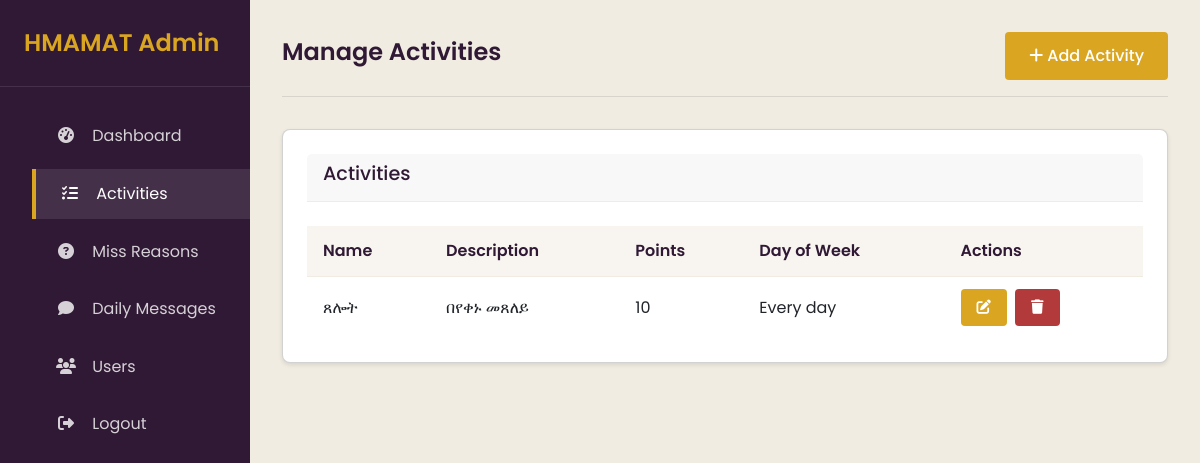
The app's page /admin/manage_activities.php (signed in), older data.
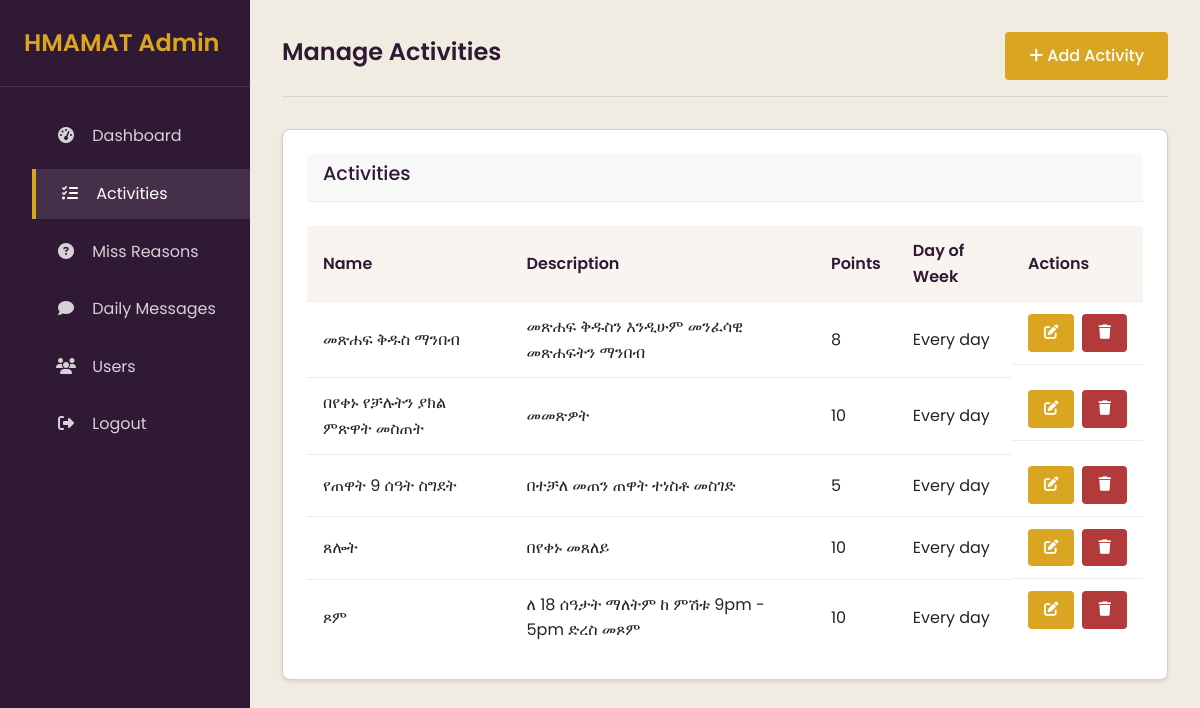
The same page, newer data.
### tables this page shows
CREATE TABLE `activities` (
  `id` int(11) NOT NULL,
  `name` varchar(50) NOT NULL,
  `description` text DEFAULT NULL,
  `default_points` int(11) NOT NULL DEFAULT 5,
  `day_of_week` int(11) DEFAULT NULL CHECK (`day_of_week` between 1 and 7),
  `created_at` datetime DEFAULT current_timestamp()
);

### admin/manage_activities.php (the view, shortened to what the changed rows need)
<?php
require_once '../includes/auth_check.php';
$activity_id = 0;
$name = "";
$description = "";
$default_points = 5;
$day_of_week = null;
$action = isset($_GET['action']) ? $_GET['action'] : '';
$activities = array();
$sql = "SELECT id, name, description, default_points, day_of_week FROM activities ORDER BY day_of_week, name";
$result = $conn->query($sql);
if ($result->num_rows > 0) {
    while ($row = $result->fetch_assoc()) {
        $activities[] = $row;
    }
}
?>
<!DOCTYPE html>
<html lang="en">
<head>
    <link href="https://cdn.jsdelivr.net/npm/bootstrap@5.3.0-alpha1/dist/css/bootstrap.min.css" rel="stylesheet">
    <link rel="stylesheet" href="https://cdnjs.cloudflare.com/ajax/libs/font-awesome/6.1.1/css/all.min.css">
    <link rel="stylesheet" href="css/style.css">
</head>
<body>
    <div class="admin-container">
        <div class="admin-content">
            <div class="admin-header">
                <h1 class="page-title">Manage Activities</h1>
            </div>
            <?php if ($action === 'add' || $action === 'edit'): ?>
            <div class="card">
                <div class="card-header">
                    <h3 class="card-title"><?php echo $action === 'edit' ? 'Edit' : 'Add'; ?> Activity</h3>
                </div>
                <div class="card-body">
                    <form method="post" action="<?php echo htmlspecialchars($_SERVER["PHP_SELF"]); ?>">
                        <?php if ($action === 'edit'): ?>
                        <input type="hidden" name="activity_id" value="<?php echo $activity_id; ?>">
                        <?php endif; ?>
                        <div class="form-group mb-3">
                            <label for="name" class="form-label">Activity Name</label>
                            <input type="text" class="form-control" id="name" name="name" value="<?php echo htmlspecialchars($name); ?>" required>
                        </div>
                        <div class="form-group mb-3">
                            <label for="description" class="form-label">Description (Optional)</label>
                            <textarea class="form-control" id="description" name="description" rows="3"><?php echo htmlspecialchars($description); ?></textarea>
                        </div>
                        <div class="form-row">
                            <div class="form-col">
                                <label for="default_points" class="form-label">Default Points</label>
                                <input type="number" class="form-control" id="default_points" name="default_points" value="<?php echo $default_points; ?>" min="1" required>
                            </div>
                            <div class="form-col">
                                <label for="day_of_week" class="form-label">Day of Week (Optional)</label>
                                <select class="form-control" id="day_of_week" name="day_of_week">
                                    <option value="">Available every day</option>
                                    <option value="1" <?php echo $day_of_week === 1 ? 'selected' : ''; ?>>Monday</option>
                                    <option value="2" <?php echo $day_of_week === 2 ? 'selected' : ''; ?>>Tuesday</option>
                                    <option value="3" <?php echo $day_of_week === 3 ? 'selected' : ''; ?>>Wednesday</option>
                                    <option value="4" <?php echo $day_of_week === 4 ? 'selected' : ''; ?>>Thursday</option>
                                    <option value="5" <?php echo $day_of_week === 5 ? 'selected' : ''; ?>>Friday</option>
                                    <option value="6" <?php echo $day_of_week === 6 ? 'selected' : ''; ?>>Saturday</option>
                                    <option value="7" <?php echo $day_of_week === 7 ? 'selected' : ''; ?>>Sunday</option>
                                </select>
                            </div>
                        </div>
                        <div class="mt-4">
                            <button type="submit" class="btn btn-primary"><?php echo $action === 'edit' ? 'Update' : 'Create'; ?> Activity</button>
                            <a href="manage_activities.php" class="btn btn-secondary">Cancel</a>
                        </div>
                    </form>
                </div>
            </div>
            <?php else: ?>
            <div class="card">
                <div class="table-container">
                    <?php if (empty($activities)): ?>
                    <p class="p-3 text-center">No activities found. Click "Add Activity" to create one.</p>
                    <?php else: ?>
                    <table class="admin-table">
                        <thead>
                            <tr>
                                <th>Name</th>
                                <th>Description</th>
                                <th>Points</th>
                                <th>Day of Week</th>
                                <th>Actions</th>
                            </tr>
                        </thead>
                        <tbody>
                            <?php foreach ($activities as $activity): ?>
                            <tr>
                                <td><?php echo htmlspecialchars($activity['name']); ?></td>
                                <td>
                                    <?php echo !empty($activity['description']) ? htmlspecialchars($activity['description']) : '<em>No description</em>'; ?>
                                </td>
                                <td><?php echo $activity['default_points']; ?></td>
                                <td>
                                    <?php
                                    if ($activity['day_of_week'] === null) {
                                        echo 'Every day';
                                    } else {
                                        $days = ['Monday', 'Tuesday', 'Wednesday', 'Thursday', 'Friday', 'Saturday', 'Sunday'];
                                        echo $days[$activity['day_of_week'] - 1];
                                    }
                                    ?>
                                </td>
                                <td class="actions">
                                    <a href="?action=edit&id=<?php echo $activity['id']; ?>" class="btn btn-sm btn-primary">
                                        <i class="fas fa-edit"></i>
                                    </a>
                                    <a href="?action=delete&id=<?php echo $activity['id']; ?>" class="btn btn-sm btn-danger" onclick="return confirm('Are you sure you want to delete this activity?');">
                                        <i class="fas fa-trash"></i>
                                    </a>
                                </td>
                            </tr>
                            <?php endforeach; ?>
                        </tbody>
                    </table>
                    <?php endif; ?>
                </div>
            </div>
            <?php endif; ?>
        </div>
    </div>
</body>
</html>

Row changes from the older to the newer data that the page shows:
added activities: name "መጽሐፍ ቅዱስ ማንበብ", description "መጽሐፍ ቅዱስን እንዲሁም መንፈሳዊ መጽሐፍትን ማንበብ", default_points "8", shows "Every day"
added activities: name "በየቀኑ የቻሉትን ያክል ምጽዋት መስጠት", description "መመጽዎት", default_points "10", shows "Every day"
added activities: name "የጠዋት 9 ሰዓት ስግደት", description "በተቻለ መጠን ጠዋት ተነስቶ መስገድ", default_points "5", shows "Every day"
added activities: name "ጾም", description "ለ 18 ሰዓታት ማለትም ከ ምሽቱ 9pm - 5pm ድረስ መጾም", default_points "10", shows "Every day"
